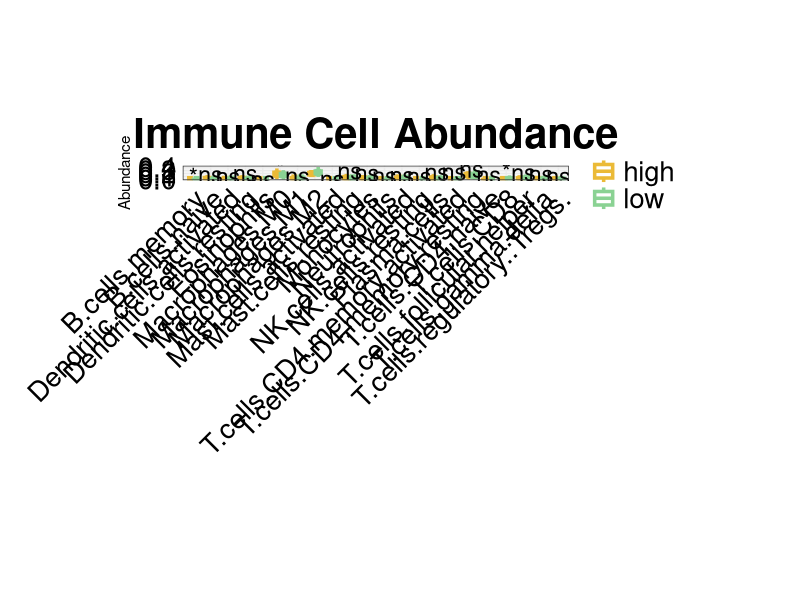
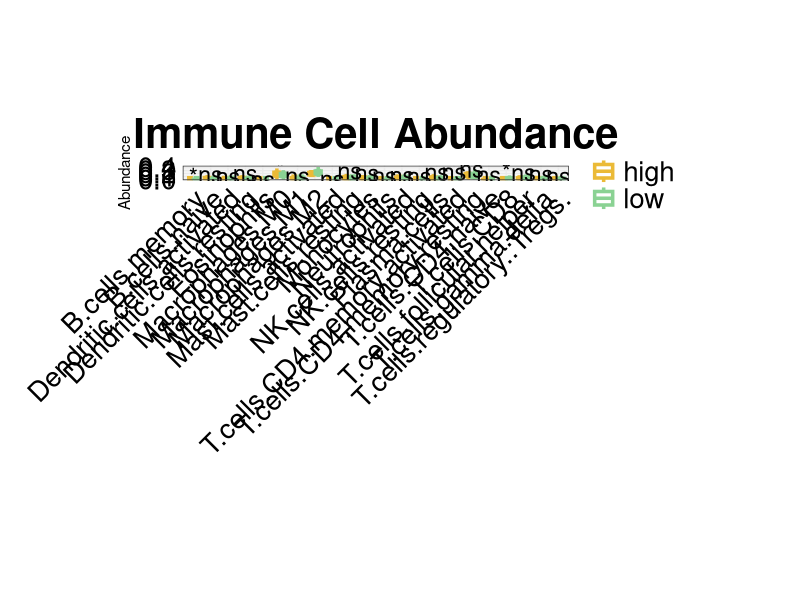

R code for these plots, in order:
library(tidyverse)
library(dplyr)
results <- read.table("CIBERSORT.filter.txt",header = T,sep = "\t",quote = "",row.names = 1)
risk_info <- read.table("risk.txt",header = T,sep = "\t",quote = "")
#data_process
data_long<-results%>%mutate(Sample=rownames(results))%>%gather(key="Cell_Type",value="Abundance",-Sample)
data_long<-merge(data_long,risk_info,by.x='Sample',by.y='id',all.x=T)

p_values<-data_long%>%group_by(Cell_Type)%>%summarise(p_value=wilcox.test(Abundance~risk)$p.value)

data_long<-data_long%>%left_join(p_values,by="Cell_Type")%>%
                mutate(Significance=case_when(
                      p_value<0.001~"***",
                      p_value<0.01~"**",
                      p_value<0.05~"*",
                      TRUE~"ns"))
# 1. 专门创建一个用于标注显著性的独立数据集
annotation_data <- data_long %>%
  group_by(Cell_Type) %>%
  summarise(
    Max_Abundance = max(Abundance), # 获取每种细胞各自的最大值
    Significance = first(Significance) # 每种细胞只保留一个显著性标记
  ) %>%
  ungroup()
# 2. 开始绘图
plot <- ggplot(data_long, aes(x=Cell_Type, y=Abundance, fill=risk, color=risk)) +
  geom_boxplot(fill=NA, outlier.shape=NA, size=1.2) +
  labs(y="Abundance", x="", title="Immune Cell Abundance", color='') +
  theme_bw() +
  scale_fill_manual(values=c("high" = '#EBBA37', "low" = "#8AD293")) +
  scale_color_manual(values=c("high" = '#EBBA37', "low" = "#8AD293")) +
  
  # 【核心修改】指定独立的数据集，不再使用全局的 max()
  geom_text(data = annotation_data, 
            aes(x = Cell_Type, y = Max_Abundance * 1.05, label = Significance), 
            size = 6, color = 'black', show.legend = FALSE, inherit.aes = FALSE) +
  
  theme(plot.title=element_text(hjust=0.5, size=30, face='bold'),
        legend.text=element_text(size=20),
        plot.margin=unit(c(3,3,3,3),'cm'),
        axis.ticks=element_blank(),
        axis.text.x=element_text(angle=45, hjust=1, size=20, color='black'),
        axis.text.y=element_text(size=20, color='black'))

plot
ggsave(plot=plot, filename='risk_Vln2.pdf', width=20, height=8.5)


stats_table <- data_long %>%
  group_by(Cell_Type) %>%
  summarise(
    n_high     = sum(risk == "high"),
    n_low      = sum(risk == "low"),
    mean_high  = mean(Abundance[risk == "high"]),
    mean_low   = mean(Abundance[risk == "low"]),
    median_high= median(Abundance[risk == "high"]),
    median_low = median(Abundance[risk == "low"]),
    p_value    = wilcox.test(Abundance ~ risk)$p.value,
    .groups    = "drop"
  ) %>%
  mutate(
    direction = ifelse(mean_high > mean_low, "high > low", "low > high"),
    fold      = pmax(mean_high, mean_low) / pmin(mean_high, mean_low),
    p_BH      = p.adjust(p_value, method = "BH"),     # 多重校正
    sig_raw   = case_when(p_value < .001 ~ "***",
                          p_value < .01  ~ "**",
                          p_value < .05  ~ "*",
                          TRUE           ~ "ns"),
    sig_BH    = case_when(p_BH < .001 ~ "***",
                          p_BH < .01  ~ "**",
                          p_BH < .05  ~ "*",
                          TRUE        ~ "ns")
  ) %>%
  arrange(p_value)

print(stats_table, n = Inf, width = Inf)

# Only look at those corrected by BH
print(stats_table %>% filter(p_BH < 0.05))

# save
write.csv(stats_table, "immune_celltype_stats.csv", row.names = FALSE)
